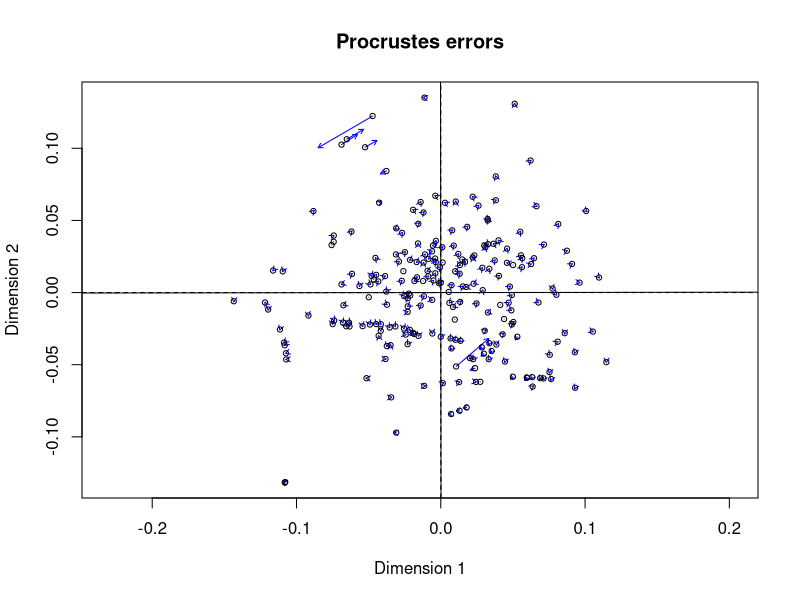
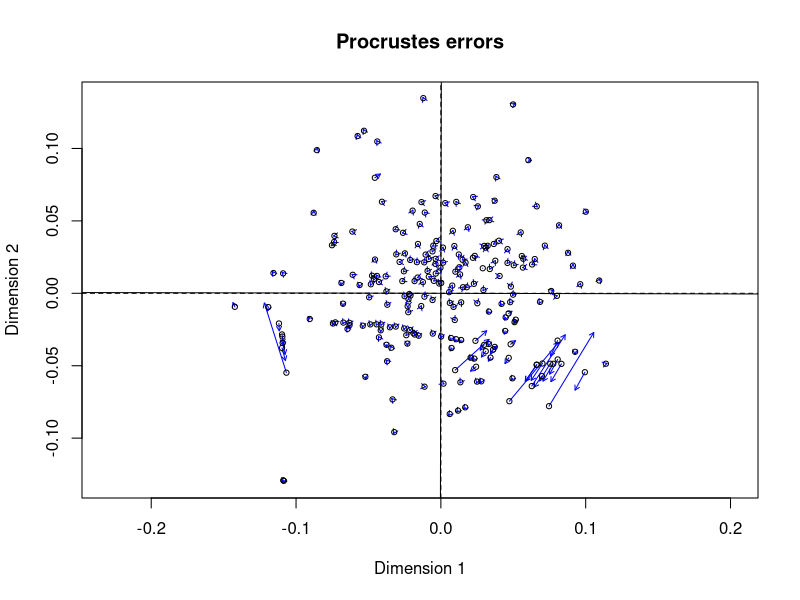
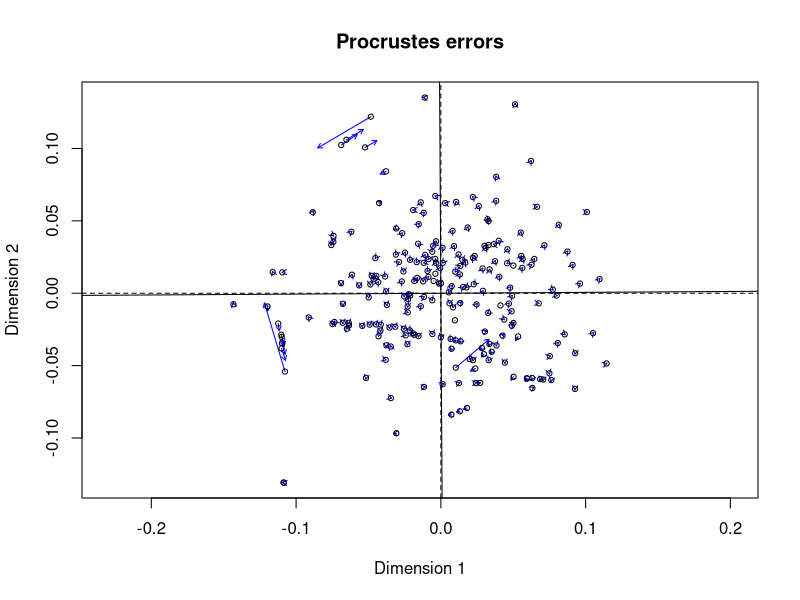
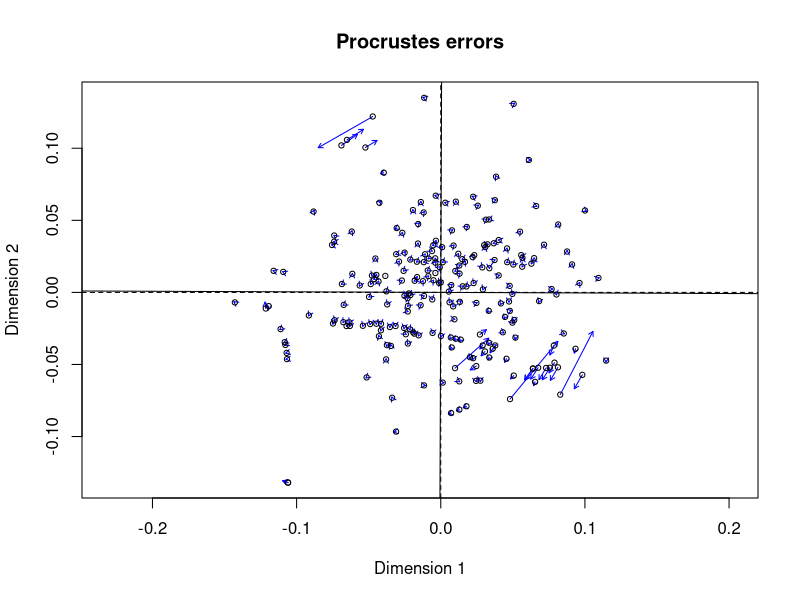
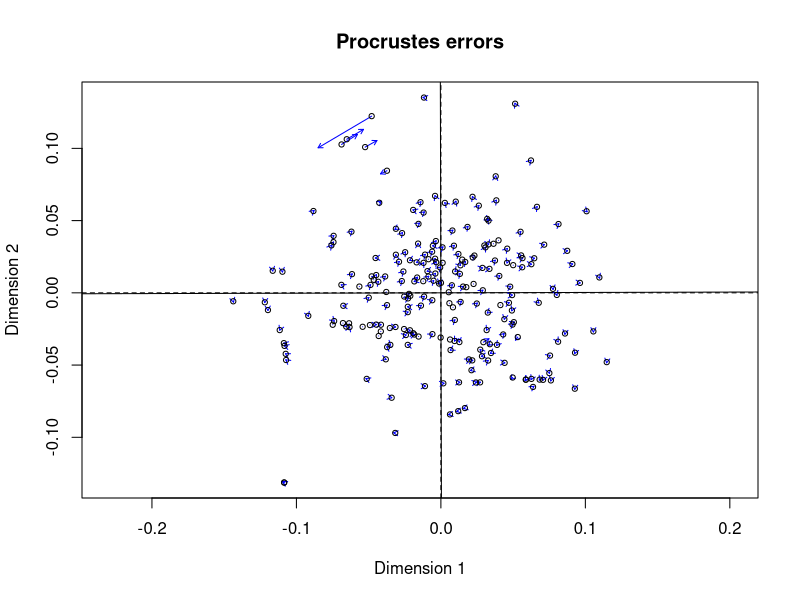
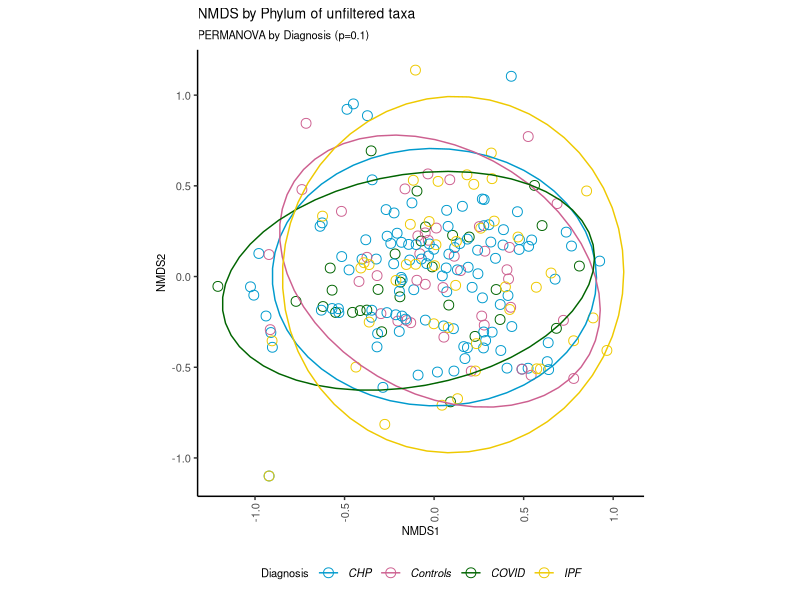
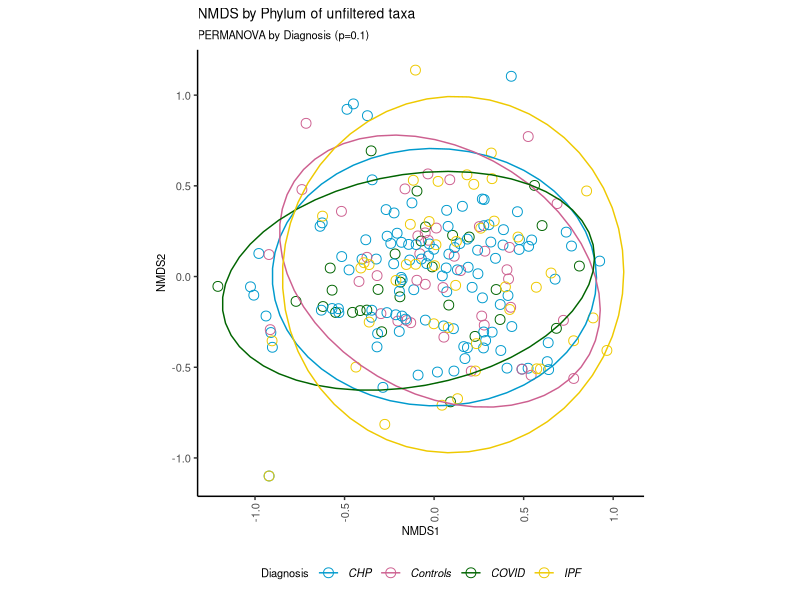

These charts were generated, in order, by the following R code:
#### Housekeeping ####
setwd("~/GitHub/Imperial-Molyneaux/POSTCODE/Unfiltered/Phylum/")

#### Download libraries ####
#install.packages("dplyr")
library("dplyr")
#install.packages("tidyverse")
library("tidyverse")
#install.packages("ggplot2")
library("ggplot2")
#install.packages("reshape2")
library("reshape2")
#install.paclages("vegan")
library("vegan")
#install.packages("rstatix")
library("rstatix")


# Read in the saved csv file from previously
normalised_data <- read.csv("Phylum-normalised-unfiltered-metadata.csv") %>%
  filter(!Diagnosis == "Negative Control" & !Description == "Mock") #remove controls

abundance_table <- normalised_data %>%
  select(4:ncol(normalised_data)) # Only select the reads
rowSums(abundance_table) #check if in percentages
abundance_table <- abundance_table/rowSums(abundance_table)*100

metadata <- normalised_data %>%
  select("sample.id":Diagnosis) 
metadata$Description <- as.factor(metadata$Description)
metadata$Diagnosis <- as.factor(metadata$Diagnosis)

adonis2(abundance_table ~ Diagnosis,
        data = metadata, permutations = 999, 
        method = "bray")

nmds_calc = metaMDS(abundance_table, distance =  "bray", k = 2, 
                    plot = TRUE,
                    try = 100,
                    engine = "monoMDS")

# adding columns from data set to put it into context
data.scores = as.data.frame(scores(nmds_calc)$sites)

plot.data <- cbind(metadata, data.scores)

# Plot using ggplot2
ggplot(data = plot.data, aes(x = NMDS1, y = NMDS2)) + 
  geom_point(aes(colour = Diagnosis, shape = Diagnosis, fill = Diagnosis),
             size = 3) + 
  stat_ellipse(aes(colour = Diagnosis)) +
  # scale_"" is used to design the plot
  scale_fill_manual(values = c("white", "white", "white", "white")) + 
  scale_colour_manual(values = c("deepskyblue3", "hotpink3", "darkgreen", "gold2")) + 
  scale_shape_manual(values = c(1, 1, 1, 1)) +
  labs(title = "NMDS by Phylum of unfiltered taxa",
       subtitle = "PERMANOVA by Diagnosis (p=0.1)") +
  theme(#Set the title font size
    plot.title = element_text(size=10),
    plot.subtitle = element_text(size=8),
    #Set the legend title position
    legend.position = "bottom",
    #Set the legend title font size
    legend.title = element_text(size=8),
    #Define the size of the legend text and make it italic
    legend.text = element_text(size=8,
                               face = "italic"),
    #Remove the grey background from the legend
    legend.background = element_blank(),
    #Remove the box from the legend
    legend.key = element_blank(),
    #Remove the grey background
    panel.background = element_blank(),
    #Remove the plot border
    panel.border = element_blank(),
    #Remove the major plot grid lines
    panel.grid.major = element_blank(),
    #Remove the minor plot grid lines
    panel.grid.minor = element_blank(),
    #Change orientation of x axis labels
    axis.text.x = element_text(angle=90,
                               hjust=0,
                               vjust=0.5, # "justifying" text
                               size=8),
    axis.title.x = element_text(size=8),
    #Define the axis title text size
    axis.title = element_text(size=8),
    #Define the axis label text size
    axis.text.y = element_text(size=8),
    #Add back the x and y axis lines and define thickness (size), line type, and color
    axis.line = element_line(size = 0.5,
                             linetype = "solid",
                             colour = 
                               "black"),
    #Set the aspect ratio of the plot
    aspect.ratio = 1)

ggsave("NMDS by Phylum- unfiltered.pdf", width = 200, height = 200, units = c("mm"), dpi = 400)
